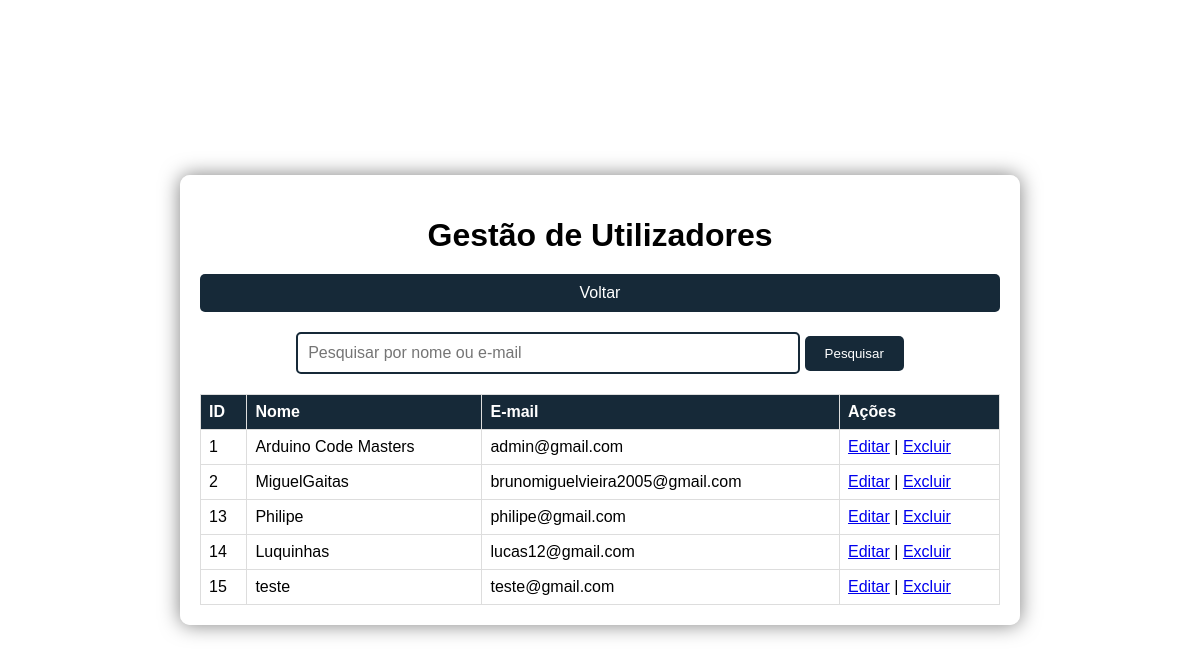
The app's page /PAP/adminusuarios.php (signed in), older data.
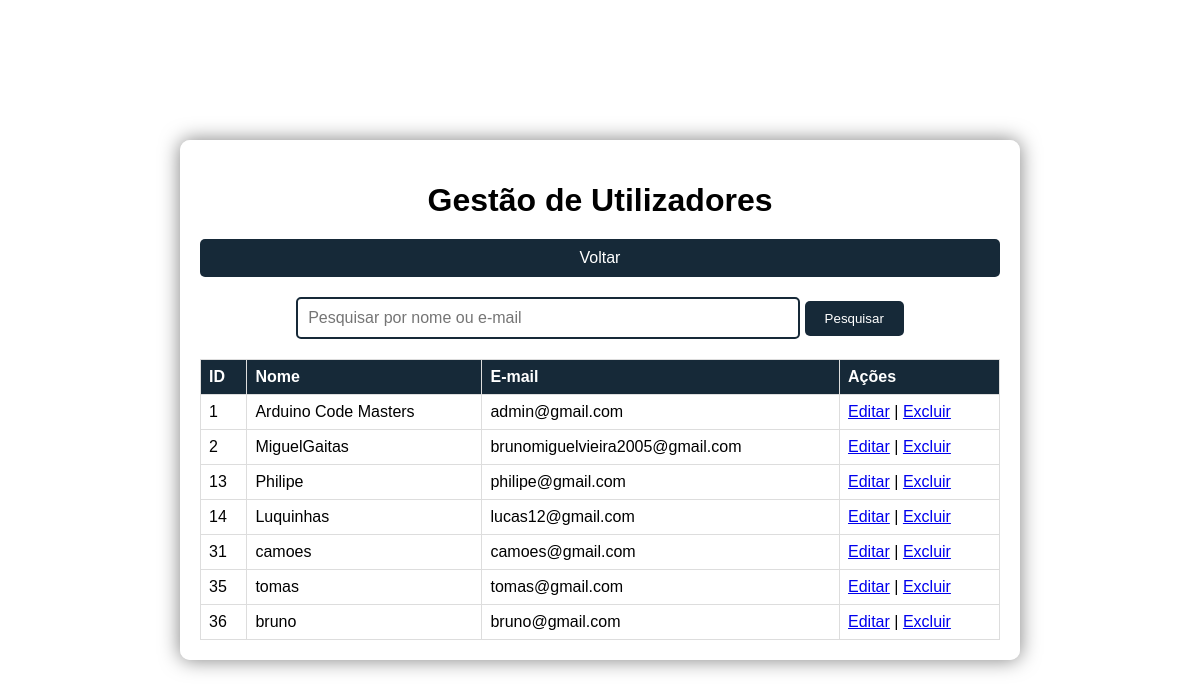
The same page, newer data.
### tables this page shows
CREATE TABLE `usuarios` (
  `id` int(11) NOT NULL,
  `nome` varchar(50) NOT NULL,
  `email` varchar(100) NOT NULL,
  `senha` varchar(100) NOT NULL,
  `admin` tinyint(1) NOT NULL DEFAULT 0,
  `status` enum('nao_verificado','verificado') NOT NULL DEFAULT 'nao_verificado'
);

### PAP/adminusuarios.php (the view, shortened to what this page needs)
<?php
$servername = "localhost";
$username = "id20757658_miguelgaitas";
$password = "MiguelGaitas24.";
$dbname = "id20757658_dados_dos_registros";
$conn = mysqli_connect($servername, $username, $password, $dbname);
if (isset($_GET['search'])) {
    $search = mysqli_real_escape_string($conn, $_GET['search']);
    $sql = "SELECT id, nome, email FROM usuarios WHERE nome LIKE '%$search%' OR email LIKE '%$search%'";
} else {
    $sql = "SELECT id, nome, email FROM usuarios";
}
$resultado = mysqli_query($conn, $sql);
?>
<!DOCTYPE html>
<html>
<head>
</head>
<body>
    <div class="container">
        <h1>Gestão de Utilizadores</h1>
        <a href="pagina_de_admin.php" class="btn">Voltar</a>
        <form action="" method="GET" class="search-form">
            <input type="text" name="search" placeholder="Pesquisar por nome ou e-mail">
            <button type="submit">Pesquisar</button>
        </form>
        <table>
            <thead>
                <tr>
                    <th>ID</th>
                    <th>Nome</th>
                    <th>E-mail</th>
                    <th>Ações</th>
                </tr>
            </thead>
            <tbody>
                <?php
                while ($linha = mysqli_fetch_assoc($resultado)) {
                    echo "<tr>";
                    echo "<td>" . $linha['id'] . "</td>";
                    echo "<td>" . $linha['nome'] . "</td>";
                    echo "<td>" . $linha['email'] . "</td>";
                    echo "<td>";
                    echo "<a href='editarusuario.php?id=" . $linha['id'] . "'>Editar</a> | ";
                    echo "<a href='excluirusuario.php?id=" . $linha['id'] . "'>Excluir</a>";
                    echo "</td>";
                    echo "</tr>";
                }
                ?>
            </tbody>
        </table>
    </div>
</body>
</html>

Row changes from the older to the newer data that the page shows:
removed usuarios: id "15", nome "teste", email "teste@gmail.com"
added usuarios: id "31", nome "camoes", email "camoes@gmail.com"
added usuarios: id "35", nome "tomas", email "tomas@gmail.com"
added usuarios: id "36", nome "bruno", email "bruno@gmail.com"
